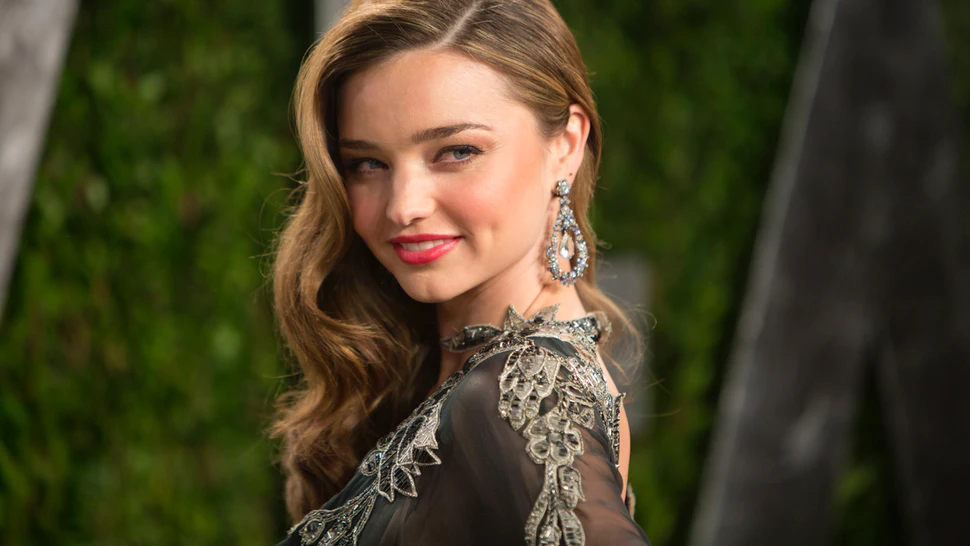
#> input picture img.jpg, 970 x 546 px, found by its file name
$ python ImageSegmentation.py
#> lines starting #> are read from the running program, lines starting #| are printed output that depends on the picture
#!/usr/bin/env python
# coding: utf-8

# In[23]:


import numpy as np
import cv2
import matplotlib.pyplot as plt
from sklearn.cluster import KMeans


# In[24]:


img = cv2.imread("C:\\Users\\Daman\\Desktop\\img.jpg")
#> img is the input picture: shape (546, 970, 3); mean B, G, R 38.2, 64.8, 70.5
img.shape


# In[31]:


x,y,z = img.shape
#> x = 546; y = 970; z = 3


# In[26]:


y


# In[27]:


plt.imshow(img)


# In[28]:


img = cv2.cvtColor(img,cv2.COLOR_BGR2RGB)


# In[29]:


plt.imshow(img)


# In[30]:


scaling = 50
width = int((img.shape[1] * scaling)/100)
#> width = 485
height = int((img.shape[0] * scaling)/100)
#> height = 273
img = cv2.resize(img,(width,height))
#> img: shape (273, 485, 3)


# In[32]:


img.shape


# In[33]:


img =img.reshape((-1,3))


# In[34]:


img.shape


# In[35]:


dominant_color = 5


# In[36]:


model = KMeans(dominant_color)


# In[37]:


model.fit(img)


# In[38]:


new_img = np.zeros((x*y,z),dtype="uint8")


# In[39]:


#plt.imshow(new_img)
new_img.shape


# In[40]:


color = model.cluster_centers_


# In[41]:


color = np.array(color,dtype = 'uint8')
color


# In[42]:


for i in range(img.shape[0]):
    new_img[i] = color[model.labels_[i]]


# In[43]:


new_img = np.reshape(new_img,(x,y,z))


# In[44]:


plt.imshow(new_img)


# In[45]:


new_img = cv2.cvtColor(new_img,cv2.COLOR_RGB2BGR)
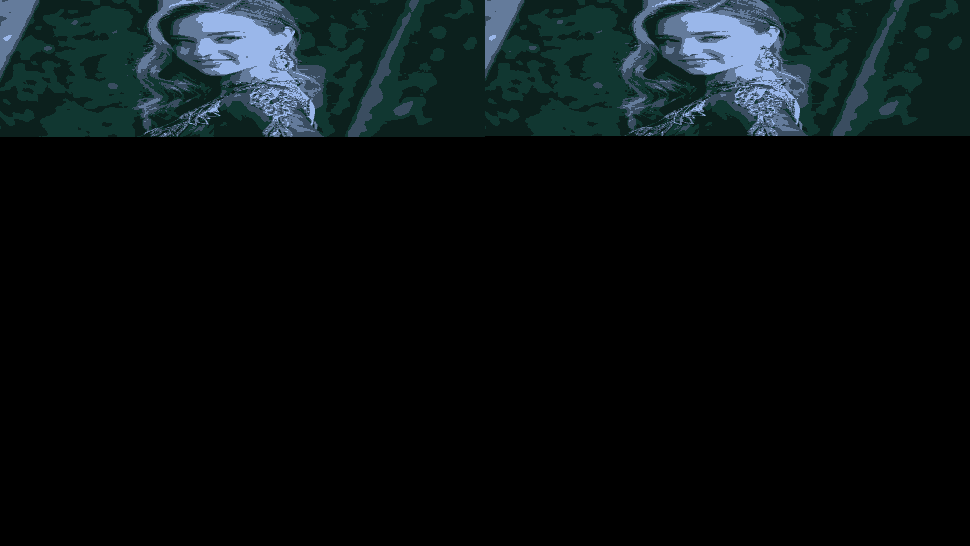
#> new_img: shape (546, 970, 3); mean R, G, B 9.4, 16.1, 17.5
cv2.imwrite("C:\\Users\\Daman\\Desktop\\image.jpg",new_img)


# In[ ]:
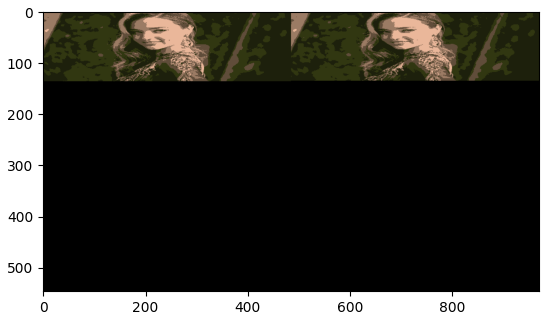
#> figure drawn by matplotlib, 1 panel; B, G, R data is drawn as R, G, B
